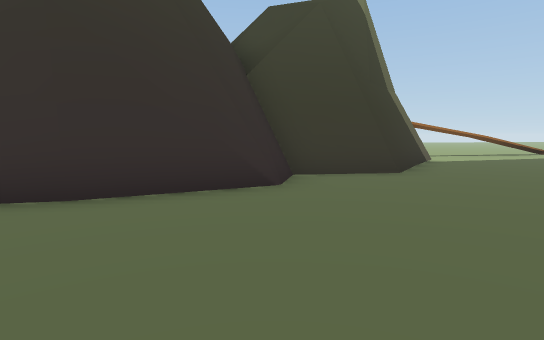
View 1 (above)

12 first-person views from a walk through a scene from a Unity 3-D project. The camera is 1.3 m above the floor, tilts 6° down and sees 80° across. The floor is counted in squares, 2 m on a side. Each view is taken from the middle of a square. On the plan, view 1 faces up. The plan holds only what a view shows up to about 10 squares ahead; the rest is blank. The place goes on beyond the plan.

View 2
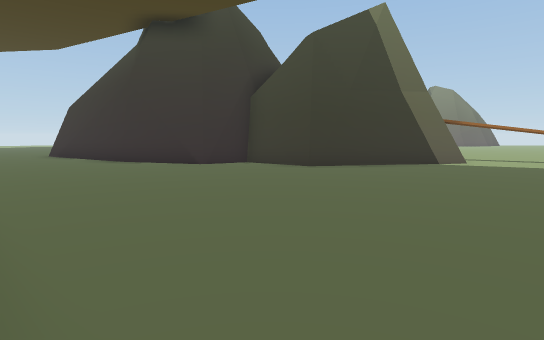

View 3
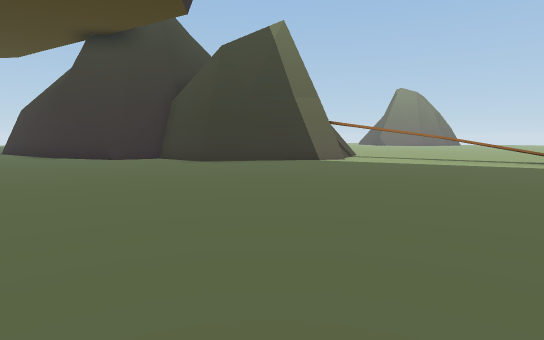

View 4
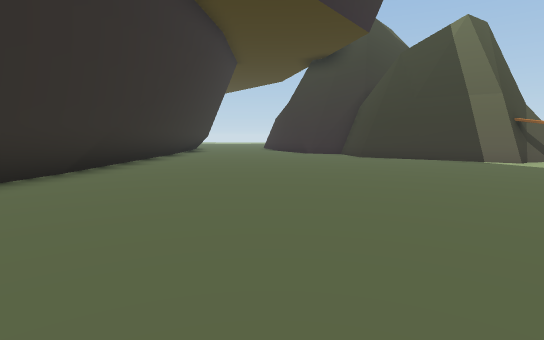

View 5
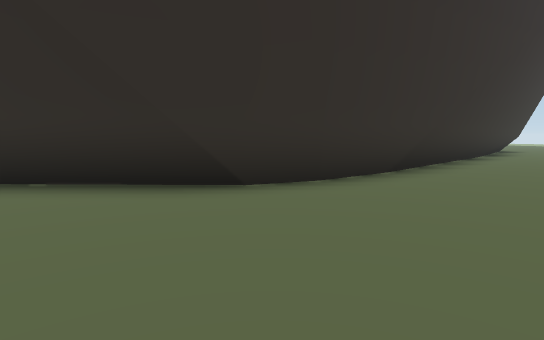

View 6
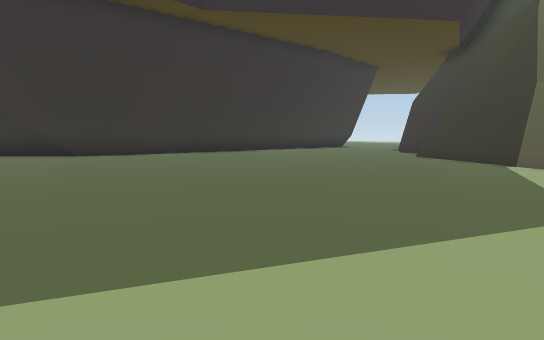

View 7
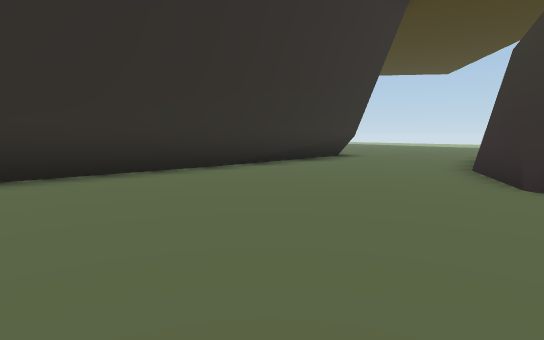

View 8
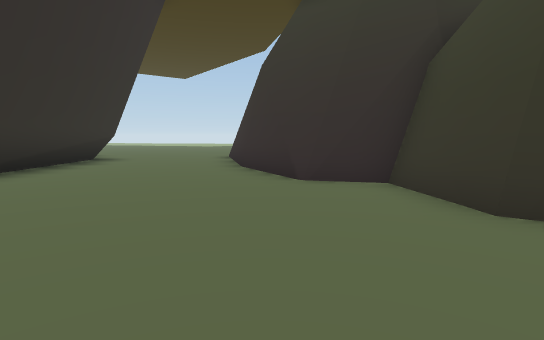

View 9
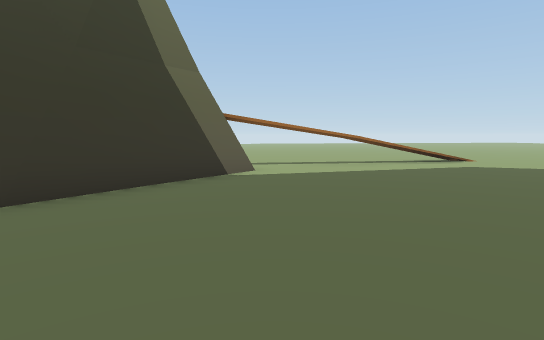

View 10
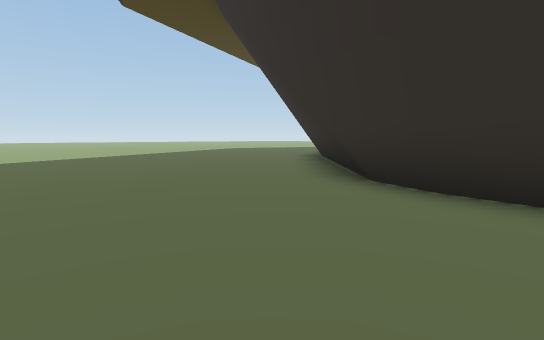

View 11
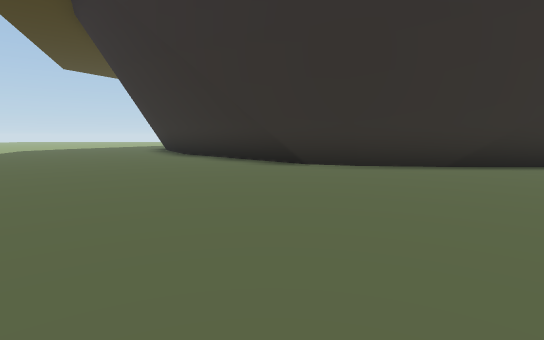

View 12
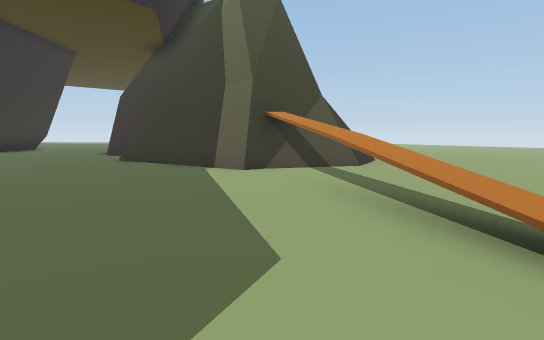

### Floor plan
Key: @ floor where view 1 was taken; # wall or solid block; . floor; = window, fence, low wall or low ledge.
Columns run from 5 left of view 1 to 13 right of it. Each row starts with its distance up from view 1.
 11         ##.###=...
 10         ##.........
  9         ##.........
  8         #..........
  7        ##..........
  6      ###...........
  5     ##.............
  4  ####..............
  3 ##.................
  2 ...................
  1 ...................
  0 .....@.............
 -1  ###############...
 -2                ###.
 -3                  #.
 -4                  ##

Where each view was taken, in squares from view 1:
view 1: 0 up, 0 right, facing up
view 2: 0 up, 7 right, facing up-left
view 3: 1 up, 10 right, facing up-left
view 4: 3 up, 13 right, facing left
view 5: 2 up, 13 right, facing down-left
view 6: 10 up, 13 right, facing down-left
view 7: 5 up, 5 right, facing down-left
view 8: 4 up, 5 right, facing left
view 9: 3 up, 5 right, facing up
view 10: 3 up, 8 right, facing down-right
view 11: 6 up, 11 right, facing down
view 12: 10 up, 11 right, facing left
